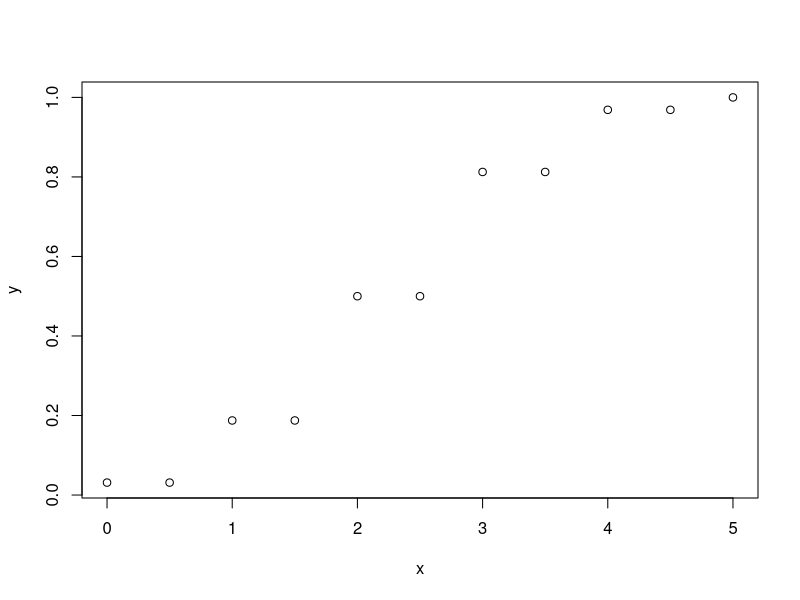
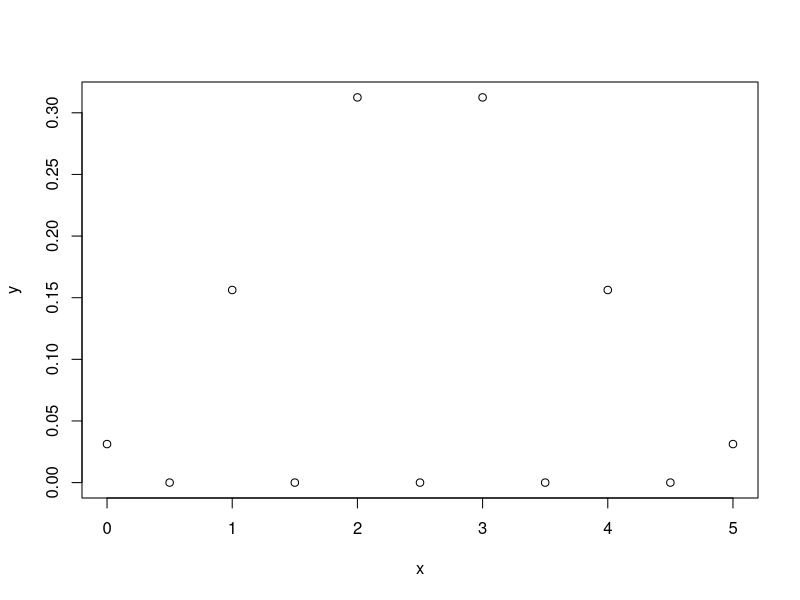

Generate these figures, in order, with R:
## PROBABILIDADE E ESTATÍSTICA -- PROBLEM SET 3
## Prof. Ariana Costa
## Júlia Papa Gonçalves Mão Cheia (C353125) - Turma 1

## EXERCÍCIO 10 - B
## Calcule, para cada valor de X, o número de ninhadas que você deve esperar 
## se X ~ b(5, p), em que p é a proporção média de machos calculada em (a).

## Considerando X ~ b(5, p) 
## Proporção de machos calculada em (a) = 24

## quando X = 0
dbinom(0,5, 0.48)
## resultado --> 0.0380
## nº de ninhadas = 76
0.0380 * 2000

## quando X = 1
dbinom(1,5, 0.48)
## resultado --> 0.175
## nº de ninhadas = 350
0.175 * 2000

## quando X = 2
dbinom(2,5, 0.48)
## resultado --> 0.323
## nº de ninhadas = 646
0.323 * 2000

## quando X = 3
dbinom(3,5, 0.48)
## resultado --> 0.299 
## nº de ninhadas = 598
0.299 * 2000

## quando X = 4
dbinom(4,5, 0.48)
## resultado --> 0.138 
## nº de ninhadas = 276
0.138 * 2000

## quando X = 5
dbinom(5,5, 0.48)
## resultado --> 0.025 
## nº de ninhadas = 50
0.025 * 2000

## EXERCÍCIO 11
## Se X tem distribuição binomial com parâmetros n = 5 e p = 1/2, faça
## os gráficos da distribuição de X e da função de distribuição acumulada F(x).

pbinom(0,5, 0.5)
x1 <- dbinom(0,5, 0.5)
x2 <- dbinom(1,5, 0.5)
x3 <- dbinom(2,5, 0.5)
x4 <- dbinom(3,5, 0.5)
x5 <- dbinom(4,5, 0.5)
x6 <- dbinom(5,5, 0.5)

## Distribuição de X
x <- seq(0,5,by = 0.5)
y <- pbinom(x,5,0.5)
plot(x,y)

## Distribuição da F.D.A 
x <- seq(0,5,by = 0.5)
y <- dbinom(x,5,0.5)
plot(x,y)

## EXERCÍCIO 13 
## 13. Na tabela abaixo, X significa número de filhos homens em famílias com 12 
## filhos. Calcule para cada valor da variável o número de famílias que você
## deveria esperar se X ??? b(12; 0,5).
## O modelo binomial é razoável para explicar o fenômeno?

## A Função dbinom será utilizada para a resolução desse exercício

## Com 0 filho
dbinom(0,12,0.5)
## Com 1 filho
dbinom(1,12,0.5)
## Com 2 filhos
dbinom(2,12,0.5)
## Com 3 filhos
dbinom(3,12,0.5)
## Com 4 filhos
dbinom(4,12,0.5)
## Com 5 filhos
dbinom(5,12,0.5)
## Com 6 filhos
dbinom(6,12,0.5)
## Com 7 filhos
dbinom(7,12,0.5)
## Com 8 filhos
dbinom(8,12,0.5)
## Com 9 filhos
dbinom(9,12,0.5)
## Com 10 filhos
dbinom(10,12,0.5)
## Com 11 filhos
dbinom(11,12,0.5)
## Com 12 filhos
dbinom(12,12,0.5)

## O modelo binomial é razoável para a explicação do fenômeno.

## EXERCÍCIO 28
## As alturas de 10.000 alunos de um colégio têm distribuição 
## aproximadamente normal, com média 170 cm e desvio padrão 5 cm.
## a- Qual o número esperado de alunos com altura superior a 165 cm?
## b- Qual o intervalo simétrico em torno da média que conterá 75% 
## das alturas dos alunos?

pnorm(-1,lower.tail=FALSE)
qnorm(0.125,170,5,lower.tail = TRUE)
qnorm(0.125,170,5,lower.tail = FALSE)
